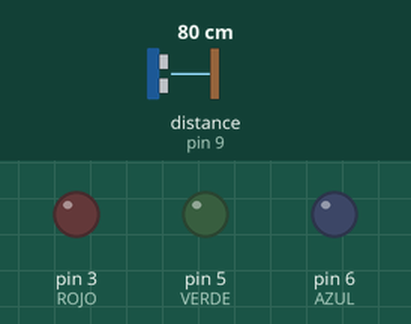
The sketch below on a simulated Arduino Uno, built with avr-gcc and run on an emulated ATmega328P. Shown: output pins drawn as LEDs (lit = HIGH). Wiring (inferred from the names in the program): ultrasonic range finder: trigger pin 10; echo pin 9. Dashed ring = blinking. The test bench sets the inputs (shaded band); at power-on: distance to the obstacle (sensor on pin 9) 80 cm. The echo pulse lasts 58.3 µs per cm; pins used as bus, display or sensor lines are not drawn; what the sketch prints to the serial monitor is not drawn.

Above: at 2.3 s.
2.4 s: distance to the obstacle (sensor on pin 9) set to 55 cm
5.9 s: distance to the obstacle (sensor on pin 9) set to 46 cm
At 8.44 s:
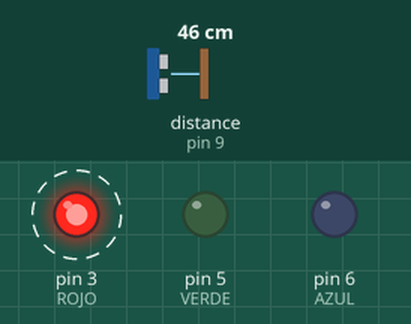
11.1 s: distance to the obstacle (sensor on pin 9) set to 250 cm
At 12.8 s:
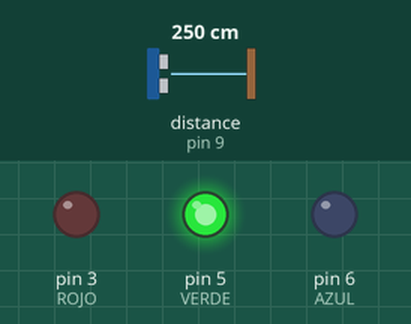
16.3 s: distance to the obstacle (sensor on pin 9) set to 104 cm
19.8 s: distance to the obstacle (sensor on pin 9) set to 95 cm
At 21.7 s:
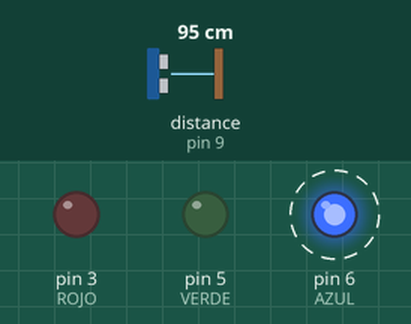
25.0 s: distance to the obstacle (sensor on pin 9) set to 2 cm
At 26.0 s:
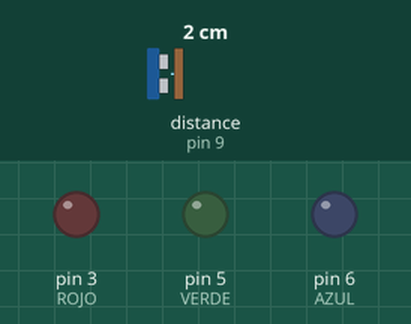
Timing chart, 0 to 28.0 s (numbered marks = the images above; inputs shaded):
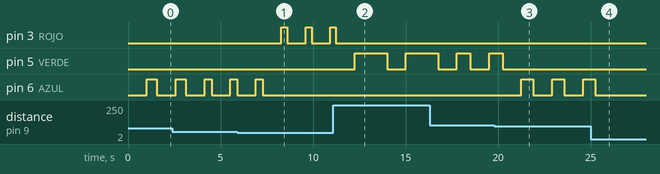

Measured:
- the behaviour switches between 52 and 51 cm on distance to the obstacle (sensor on pin 9) (found by bisection; images 0 and 1)
- the behaviour switches between 101 and 100 cm on distance to the obstacle (sensor on pin 9) (found by bisection; images 2 and 3)
- after the input at 5.9 s, pin 3 (ROJO): alternates HIGH for 0.32 s and LOW for 1.0 s, starting after 2.4 s; pin 6 (AZUL): goes on until 7.3 s, then stays LOW
- after the input at 11.1 s, pin 3 (ROJO): goes on until 11.2 s, then stays LOW; pin 5 (VERDE): LOW → HIGH after 1.2 s, → LOW 1.8 s later, → HIGH 1.0 s later
- after the input at 19.8 s, pin 5 (VERDE): goes on until 20.2 s, then stays LOW; pin 6 (AZUL): alternates HIGH for 0.67 s and LOW for 1.0 s, starting after 1.5 s
- after the input at 25.0 s, pin 6 (AZUL): goes on until 25.3 s, then stays LOW
- by itself, pin 6 (AZUL): repeats every 1.4 s: LOW 1.0 s, HIGH 0.38 s

The sketch:

reto.ino
```cpp
int TRIG = 10;
int ECO = 9;
int ROJO = 3;
int VERDE = 5;
int AZUL = 6;
int DURACION;
int DISTANCIA;

void setup() {
  pinMode(TRIG, OUTPUT);
  pinMode(ECO, INPUT);
  pinMode(ROJO, OUTPUT);
  pinMode(AZUL, OUTPUT);
  pinMode(VERDE, OUTPUT);
  Serial.begin(9600);
}

void loop() {
  digitalWrite(TRIG, HIGH);
  delay(1);
  digitalWrite(TRIG, LOW);

  DURACION = pulseIn(ECO, HIGH);
  DISTANCIA = DURACION / 58;

  Serial.print(DISTANCIA);
  Serial.print(" ");
  delay(1000);

  if(DISTANCIA <= 50 && DISTANCIA >= 0) {
    digitalWrite(ROJO, HIGH);
    Serial.println("rojo");
    delay(DISTANCIA * 7);
    digitalWrite(ROJO, LOW);
  } else if(DISTANCIA >= 51 && DISTANCIA <= 100) {
    digitalWrite(AZUL, HIGH);
    Serial.println("azul");
    delay(DISTANCIA * 7);
    digitalWrite(AZUL, LOW);
  } else {
    digitalWrite(VERDE, HIGH);
    Serial.println("verde");
    delay(DISTANCIA * 7);
    digitalWrite(VERDE, LOW);
  }
}
```
